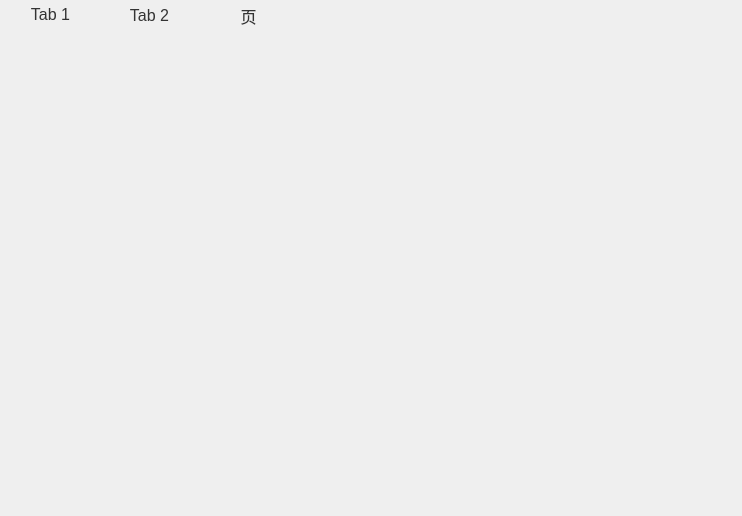
<?xml version="1.0" encoding="UTF-8"?>
<ui version="4.0">
 <class>wgtParaItem_ac</class>
 <widget class="QWidget" name="wgtParaItem_ac">
  <property name="geometry">
   <rect>
    <x>0</x>
    <y>0</y>
    <width>742</width>
    <height>516</height>
   </rect>
  </property>
  <property name="windowTitle">
   <string>Form</string>
  </property>
  <property name="styleSheet">
   <string notr="true"/>
  </property>
  <layout class="QVBoxLayout" name="verticalLayout_2">
   <property name="spacing">
    <number>0</number>
   </property>
   <property name="leftMargin">
    <number>0</number>
   </property>
   <property name="topMargin">
    <number>0</number>
   </property>
   <property name="rightMargin">
    <number>0</number>
   </property>
   <property name="bottomMargin">
    <number>0</number>
   </property>
   <item>
    <widget class="QWidget" name="wgtBg" native="true">
     <property name="styleSheet">
      <string notr="true">.QWidget#wgtBg
{
   border-radius:0px;
	border-color: rgb(52, 101, 164);
	border-image: url(:/image/menu_left.png);
}
</string>
     </property>
     <layout class="QVBoxLayout" name="verticalLayout">
      <property name="spacing">
       <number>3</number>
      </property>
      <property name="leftMargin">
       <number>1</number>
      </property>
      <property name="topMargin">
       <number>0</number>
      </property>
      <property name="rightMargin">
       <number>18</number>
      </property>
      <property name="bottomMargin">
       <number>5</number>
      </property>
      <item>
       <widget class="QTabWidget" name="tabWidget">
        <property name="maximumSize">
         <size>
          <width>16777215</width>
          <height>16777215</height>
         </size>
        </property>
        <property name="font">
         <font>
          <pointsize>16</pointsize>
         </font>
        </property>
        <property name="focusPolicy">
         <enum>Qt::NoFocus</enum>
        </property>
        <property name="styleSheet">
         <string notr="true">QTabWidget::pane{
top:8px;
border:0px solid #00AEFF;
}

QTabBar::tab{
color:#333333;
background:transparent;
font-size:16px;
width:99px;
height:29px;
}
QTabBar::tab:selected{
color:rgb(16,36,72);
border-image: url(:/image/tab_select.png);
font-size:17px;
margin-top: 0; margin-left: 0; margin-right: 6;
}
QTabBar::tab:!selected{
color:rgb(46,253,251);
border-image: url(:/image/tab_unselect.png);
font-size:17px;
margin-top: 0; margin-left: 0; margin-right: 6;
}
#detailWgt,#appealReasonWgt{border:none;}</string>
        </property>
        <property name="currentIndex">
         <number>0</number>
        </property>
        <widget class="QWidget" name="tab_status">
         <attribute name="title">
          <string>Tab 1</string>
         </attribute>
         <layout class="QVBoxLayout" name="verticalLayout_4">
          <property name="spacing">
           <number>6</number>
          </property>
          <property name="leftMargin">
           <number>3</number>
          </property>
          <property name="topMargin">
           <number>0</number>
          </property>
          <property name="rightMargin">
           <number>0</number>
          </property>
          <property name="bottomMargin">
           <number>0</number>
          </property>
          <item>
           <widget class="MScrollArea" name="scrollArea_2">
            <property name="minimumSize">
             <size>
              <width>0</width>
              <height>0</height>
             </size>
            </property>
            <property name="focusPolicy">
             <enum>Qt::NoFocus</enum>
            </property>
            <property name="styleSheet">
             <string notr="true">QScrollArea{background-color:transparent;}
QListView{background:#5555ff;border-radius:0px; border: 0px solid gray;}
QListView::item:focus{border-radius:0px; border: 5px solid rgb(255, 128, 0);outline: none;}
QScrollBar:vertical {border:0px solid rgb(52, 72, 105);background:rgb(52, 72, 105);width:30px;margin:30 0 30 0px;}
QScrollBar::handle:vertical{ background: rgb(41, 142, 214);border-radius:5px;width:10px; height: 10px ; }
QScrollBar::add-line:vertical {border:1px solid rgb(52, 134, 208);background:rgb(52, 134, 208);height:30px;subcontrol-position:bottom;subcontrol-origin:margin;}
QScrollBar::sub-line:vertical {border:1px solid rgb(52, 134, 208);background:rgb(52, 134, 208);height:30px;subcontrol-position:top;subcontrol-origin:margin;}
QScrollBar::down-arrow:vertical {width:25px;height:25px; border-image:url(:/image/down_Arrow_2.png);}
QScrollBar::up-arrow:vertical {width:25px;height:25px;border-image:url(:/image/up_Arrow_1.png);}
QScrollBar::add-page:vertical {background:rgb(52, 72, 105);}
QScrollBar::sub-page:vertical {background:rgb(52, 72, 105);}
</string>
            </property>
            <property name="verticalScrollBarPolicy">
             <enum>Qt::ScrollBarAlwaysOff</enum>
            </property>
            <property name="horizontalScrollBarPolicy">
             <enum>Qt::ScrollBarAlwaysOff</enum>
            </property>
            <property name="widgetResizable">
             <bool>true</bool>
            </property>
            <property name="alignment">
             <set>Qt::AlignCenter</set>
            </property>
            <widget class="QWidget" name="wgtStatus">
             <property name="geometry">
              <rect>
               <x>0</x>
               <y>0</y>
               <width>718</width>
               <height>437</height>
              </rect>
             </property>
             <property name="styleSheet">
              <string notr="true">background:transparent;</string>
             </property>
             <layout class="QVBoxLayout" name="verticalLayout_3">
              <property name="spacing">
               <number>0</number>
              </property>
              <property name="leftMargin">
               <number>0</number>
              </property>
              <property name="topMargin">
               <number>0</number>
              </property>
              <property name="rightMargin">
               <number>0</number>
              </property>
              <property name="bottomMargin">
               <number>0</number>
              </property>
              <item>
               <widget class="QWidget" name="wgtRender" native="true">
                <property name="minimumSize">
                 <size>
                  <width>0</width>
                  <height>240</height>
                 </size>
                </property>
                <property name="maximumSize">
                 <size>
                  <width>16777215</width>
                  <height>240</height>
                 </size>
                </property>
                <property name="styleSheet">
                 <string notr="true"/>
                </property>
                <layout class="QGridLayout" name="gridLayout">
                 <property name="leftMargin">
                  <number>0</number>
                 </property>
                 <property name="topMargin">
                  <number>0</number>
                 </property>
                 <property name="rightMargin">
                  <number>0</number>
                 </property>
                 <property name="bottomMargin">
                  <number>0</number>
                 </property>
                 <property name="horizontalSpacing">
                  <number>0</number>
                 </property>
                 <item row="0" column="1">
                  <spacer name="verticalSpacer_2">
                   <property name="orientation">
                    <enum>Qt::Vertical</enum>
                   </property>
                   <property name="sizeType">
                    <enum>QSizePolicy::Preferred</enum>
                   </property>
                   <property name="sizeHint" stdset="0">
                    <size>
                     <width>20</width>
                     <height>7</height>
                    </size>
                   </property>
                  </spacer>
                 </item>
                 <item row="1" column="0">
                  <spacer name="horizontalSpacer">
                   <property name="orientation">
                    <enum>Qt::Horizontal</enum>
                   </property>
                   <property name="sizeType">
                    <enum>QSizePolicy::Preferred</enum>
                   </property>
                   <property name="sizeHint" stdset="0">
                    <size>
                     <width>20</width>
                     <height>20</height>
                    </size>
                   </property>
                  </spacer>
                 </item>
                 <item row="1" column="1" rowspan="2">
                  <widget class="QLabel" name="lblRender">
                   <property name="minimumSize">
                    <size>
                     <width>300</width>
                     <height>200</height>
                    </size>
                   </property>
                   <property name="maximumSize">
                    <size>
                     <width>300</width>
                     <height>200</height>
                    </size>
                   </property>
                   <property name="styleSheet">
                    <string notr="true">border-image: url(:/image/render.png);</string>
                   </property>
                   <property name="text">
                    <string/>
                   </property>
                  </widget>
                 </item>
                 <item row="2" column="2">
                  <spacer name="horizontalSpacer_2">
                   <property name="orientation">
                    <enum>Qt::Horizontal</enum>
                   </property>
                   <property name="sizeType">
                    <enum>QSizePolicy::Preferred</enum>
                   </property>
                   <property name="sizeHint" stdset="0">
                    <size>
                     <width>20</width>
                     <height>20</height>
                    </size>
                   </property>
                  </spacer>
                 </item>
                 <item row="3" column="1">
                  <spacer name="verticalSpacer">
                   <property name="orientation">
                    <enum>Qt::Vertical</enum>
                   </property>
                   <property name="sizeType">
                    <enum>QSizePolicy::Preferred</enum>
                   </property>
                   <property name="sizeHint" stdset="0">
                    <size>
                     <width>20</width>
                     <height>7</height>
                    </size>
                   </property>
                  </spacer>
                 </item>
                </layout>
               </widget>
              </item>
              <item>
               <widget class="QWidget" name="widget_2" native="true">
                <property name="minimumSize">
                 <size>
                  <width>0</width>
                  <height>35</height>
                 </size>
                </property>
                <property name="maximumSize">
                 <size>
                  <width>16777215</width>
                  <height>35</height>
                 </size>
                </property>
                <layout class="QHBoxLayout" name="horizontalLayout_5">
                 <property name="spacing">
                  <number>0</number>
                 </property>
                 <property name="leftMargin">
                  <number>0</number>
                 </property>
                 <property name="topMargin">
                  <number>0</number>
                 </property>
                 <property name="rightMargin">
                  <number>0</number>
                 </property>
                 <property name="bottomMargin">
                  <number>0</number>
                 </property>
                 <item>
                  <layout class="QHBoxLayout" name="horizontalLayout_3">
                   <property name="leftMargin">
                    <number>10</number>
                   </property>
                   <property name="rightMargin">
                    <number>10</number>
                   </property>
                   <item>
                    <layout class="QHBoxLayout" name="horizontalLayout">
                     <property name="spacing">
                      <number>6</number>
                     </property>
                     <item>
                      <widget class="QLabel" name="lblAcNumberName">
                       <property name="minimumSize">
                        <size>
                         <width>120</width>
                         <height>30</height>
                        </size>
                       </property>
                       <property name="maximumSize">
                        <size>
                         <width>120</width>
                         <height>30</height>
                        </size>
                       </property>
                       <property name="font">
                        <font>
                         <pointsize>13</pointsize>
                        </font>
                       </property>
                       <property name="styleSheet">
                        <string notr="true">color: #00ADE5; </string>
                       </property>
                       <property name="text">
                        <string/>
                       </property>
                      </widget>
                     </item>
                     <item>
                      <widget class="QLabel" name="lblAcNumberVal">
                       <property name="minimumSize">
                        <size>
                         <width>0</width>
                         <height>30</height>
                        </size>
                       </property>
                       <property name="maximumSize">
                        <size>
                         <width>16777215</width>
                         <height>30</height>
                        </size>
                       </property>
                       <property name="font">
                        <font>
                         <pointsize>13</pointsize>
                        </font>
                       </property>
                       <property name="mouseTracking">
                        <bool>true</bool>
                       </property>
                       <property name="styleSheet">
                        <string notr="true">color: #FFFFFF;
</string>
                       </property>
                       <property name="text">
                        <string/>
                       </property>
                      </widget>
                     </item>
                    </layout>
                   </item>
                   <item>
                    <layout class="QHBoxLayout" name="horizontalLayout_2">
                     <property name="spacing">
                      <number>3</number>
                     </property>
                     <item>
                      <widget class="QLabel" name="lblAcStaName">
                       <property name="minimumSize">
                        <size>
                         <width>160</width>
                         <height>30</height>
                        </size>
                       </property>
                       <property name="maximumSize">
                        <size>
                         <width>160</width>
                         <height>30</height>
                        </size>
                       </property>
                       <property name="font">
                        <font>
                         <pointsize>13</pointsize>
                        </font>
                       </property>
                       <property name="styleSheet">
                        <string notr="true">color: #00ADE5; </string>
                       </property>
                       <property name="text">
                        <string/>
                       </property>
                      </widget>
                     </item>
                     <item>
                      <widget class="QLabel" name="lblAcStaVal">
                       <property name="minimumSize">
                        <size>
                         <width>0</width>
                         <height>30</height>
                        </size>
                       </property>
                       <property name="maximumSize">
                        <size>
                         <width>16777215</width>
                         <height>30</height>
                        </size>
                       </property>
                       <property name="font">
                        <font>
                         <pointsize>13</pointsize>
                        </font>
                       </property>
                       <property name="styleSheet">
                        <string notr="true">color: #FFFFFF;
</string>
                       </property>
                       <property name="text">
                        <string/>
                       </property>
                      </widget>
                     </item>
                    </layout>
                   </item>
                  </layout>
                 </item>
                </layout>
               </widget>
              </item>
              <item>
               <widget class="QWidget" name="wgtinfo" native="true">
                <property name="minimumSize">
                 <size>
                  <width>0</width>
                  <height>0</height>
                 </size>
                </property>
               </widget>
              </item>
             </layout>
            </widget>
           </widget>
          </item>
         </layout>
        </widget>
        <widget class="QWidget" name="tab_para">
         <attribute name="title">
          <string>Tab 2</string>
         </attribute>
         <layout class="QVBoxLayout" name="verticalLayout_5">
          <property name="leftMargin">
           <number>0</number>
          </property>
          <property name="topMargin">
           <number>0</number>
          </property>
          <property name="rightMargin">
           <number>0</number>
          </property>
          <property name="bottomMargin">
           <number>0</number>
          </property>
          <item>
           <widget class="MScrollArea" name="scrollArea">
            <property name="styleSheet">
             <string notr="true">QScrollArea{background-color:transparent;}
QListView{background:#5555ff;border-radius:0px; border: 0px solid gray;}
QListView::item:focus{border-radius:0px; border: 5px solid rgb(255, 128, 0);outline: none;}
QScrollBar:vertical {border:0px solid rgb(52, 72, 105);background:rgb(52, 72, 105);width:30px;margin:30 0 30 0px;}
QScrollBar::handle:vertical{ background: rgb(41, 142, 214);border-radius:5px;width:10px; height: 10px ; }
QScrollBar::add-line:vertical {border:1px solid rgb(52, 134, 208);background:rgb(52, 134, 208);height:30px;subcontrol-position:bottom;subcontrol-origin:margin;}
QScrollBar::sub-line:vertical {border:1px solid rgb(52, 134, 208);background:rgb(52, 134, 208);height:30px;subcontrol-position:top;subcontrol-origin:margin;}
QScrollBar::down-arrow:vertical {width:25px;height:25px; border-image:url(:/image/down_Arrow_2.png);}
QScrollBar::up-arrow:vertical {width:25px;height:25px;border-image:url(:/image/up_Arrow_1.png);}
QScrollBar::add-page:vertical {background:rgb(52, 72, 105);}
QScrollBar::sub-page:vertical {background:rgb(52, 72, 105);}
</string>
            </property>
            <property name="verticalScrollBarPolicy">
             <enum>Qt::ScrollBarAlwaysOff</enum>
            </property>
            <property name="widgetResizable">
             <bool>true</bool>
            </property>
            <widget class="QWidget" name="wgtContents">
             <property name="geometry">
              <rect>
               <x>0</x>
               <y>0</y>
               <width>721</width>
               <height>437</height>
              </rect>
             </property>
             <property name="styleSheet">
              <string notr="true">background:transparent;</string>
             </property>
            </widget>
           </widget>
          </item>
         </layout>
        </widget>
        <widget class="QWidget" name="tab_set">
         <attribute name="title">
          <string>页</string>
         </attribute>
         <layout class="QVBoxLayout" name="verticalLayout_6">
          <property name="leftMargin">
           <number>0</number>
          </property>
          <property name="topMargin">
           <number>0</number>
          </property>
          <property name="rightMargin">
           <number>0</number>
          </property>
          <property name="bottomMargin">
           <number>0</number>
          </property>
          <item>
           <widget class="MScrollArea" name="scrollArea_set">
            <property name="styleSheet">
             <string notr="true">QScrollArea{background-color:transparent;}
QListView{background:#5555ff;border-radius:0px; border: 0px solid gray;}
QListView::item:focus{border-radius:0px; border: 5px solid rgb(255, 128, 0);outline: none;}
QScrollBar:vertical {border:0px solid rgb(52, 72, 105);background:rgb(52, 72, 105);width:30px;margin:30 0 30 0px;}
QScrollBar::handle:vertical{ background: rgb(41, 142, 214);border-radius:5px;width:10px; height: 10px ; }
QScrollBar::add-line:vertical {border:1px solid rgb(52, 134, 208);background:rgb(52, 134, 208);height:30px;subcontrol-position:bottom;subcontrol-origin:margin;}
QScrollBar::sub-line:vertical {border:1px solid rgb(52, 134, 208);background:rgb(52, 134, 208);height:30px;subcontrol-position:top;subcontrol-origin:margin;}
QScrollBar::down-arrow:vertical {width:25px;height:25px; border-image:url(:/image/down_Arrow_2.png);}
QScrollBar::up-arrow:vertical {width:25px;height:25px;border-image:url(:/image/up_Arrow_1.png);}
QScrollBar::add-page:vertical {background:rgb(52, 72, 105);}
QScrollBar::sub-page:vertical {background:rgb(52, 72, 105);}
</string>
            </property>
            <property name="widgetResizable">
             <bool>true</bool>
            </property>
            <widget class="QWidget" name="wgtSet">
             <property name="geometry">
              <rect>
               <x>0</x>
               <y>0</y>
               <width>721</width>
               <height>437</height>
              </rect>
             </property>
             <property name="styleSheet">
              <string notr="true">background:transparent;</string>
             </property>
            </widget>
           </widget>
          </item>
         </layout>
        </widget>
       </widget>
      </item>
      <item>
       <widget class="QWidget" name="widget" native="true">
        <property name="minimumSize">
         <size>
          <width>0</width>
          <height>32</height>
         </size>
        </property>
        <property name="maximumSize">
         <size>
          <width>16777215</width>
          <height>32</height>
         </size>
        </property>
        <layout class="QHBoxLayout" name="horizontalLayout_4">
         <property name="spacing">
          <number>20</number>
         </property>
         <property name="leftMargin">
          <number>0</number>
         </property>
         <property name="topMargin">
          <number>3</number>
         </property>
         <property name="rightMargin">
          <number>0</number>
         </property>
         <property name="bottomMargin">
          <number>3</number>
         </property>
         <item>
          <spacer name="horizontalSpacer_3">
           <property name="orientation">
            <enum>Qt::Horizontal</enum>
           </property>
           <property name="sizeHint" stdset="0">
            <size>
             <width>243</width>
             <height>20</height>
            </size>
           </property>
          </spacer>
         </item>
         <item>
          <widget class="QPushButton" name="btn_up">
           <property name="minimumSize">
            <size>
             <width>39</width>
             <height>26</height>
            </size>
           </property>
           <property name="maximumSize">
            <size>
             <width>39</width>
             <height>26</height>
            </size>
           </property>
           <property name="tabletTracking">
            <bool>true</bool>
           </property>
           <property name="focusPolicy">
            <enum>Qt::NoFocus</enum>
           </property>
           <property name="styleSheet">
            <string notr="true">QPushButton:!pressed{
border-image: url(:/image/left_normal.png);
color: #FFFFFF;
border-radius:0px;font:12pt;
}
QPushButton:pressed{
border-image: url(:/image/left_check.png);
color: #FFFFFF;
border:0px solid #68CBF2;
border-radius:0px;font:12pt;
}</string>
           </property>
           <property name="text">
            <string/>
           </property>
           <property name="iconSize">
            <size>
             <width>32</width>
             <height>32</height>
            </size>
           </property>
           <property name="autoRepeat">
            <bool>false</bool>
           </property>
          </widget>
         </item>
         <item>
          <widget class="QPushButton" name="btn_down">
           <property name="minimumSize">
            <size>
             <width>39</width>
             <height>26</height>
            </size>
           </property>
           <property name="maximumSize">
            <size>
             <width>39</width>
             <height>26</height>
            </size>
           </property>
           <property name="focusPolicy">
            <enum>Qt::NoFocus</enum>
           </property>
           <property name="styleSheet">
            <string notr="true">QPushButton:!pressed{
border-image: url(:/image/right_normal.png);
color: #FFFFFF;
border-radius:0px;font:12pt;
}
QPushButton:pressed{
border-image: url(:/image/right_check.png);
color: #FFFFFF;
border:0px solid #68CBF2;
border-radius:0px;font:12pt;
}</string>
           </property>
           <property name="text">
            <string/>
           </property>
           <property name="iconSize">
            <size>
             <width>32</width>
             <height>32</height>
            </size>
           </property>
           <property name="autoRepeat">
            <bool>false</bool>
           </property>
          </widget>
         </item>
         <item>
          <spacer name="horizontalSpacer_4">
           <property name="orientation">
            <enum>Qt::Horizontal</enum>
           </property>
           <property name="sizeHint" stdset="0">
            <size>
             <width>243</width>
             <height>20</height>
            </size>
           </property>
          </spacer>
         </item>
        </layout>
       </widget>
      </item>
     </layout>
    </widget>
   </item>
  </layout>
 </widget>
 <customwidgets>
  <customwidget>
   <class>MScrollArea</class>
   <extends>QScrollArea</extends>
   <header location="global">mscrollarea.h</header>
   <container>1</container>
  </customwidget>
 </customwidgets>
 <resources/>
 <connections/>
</ui>
